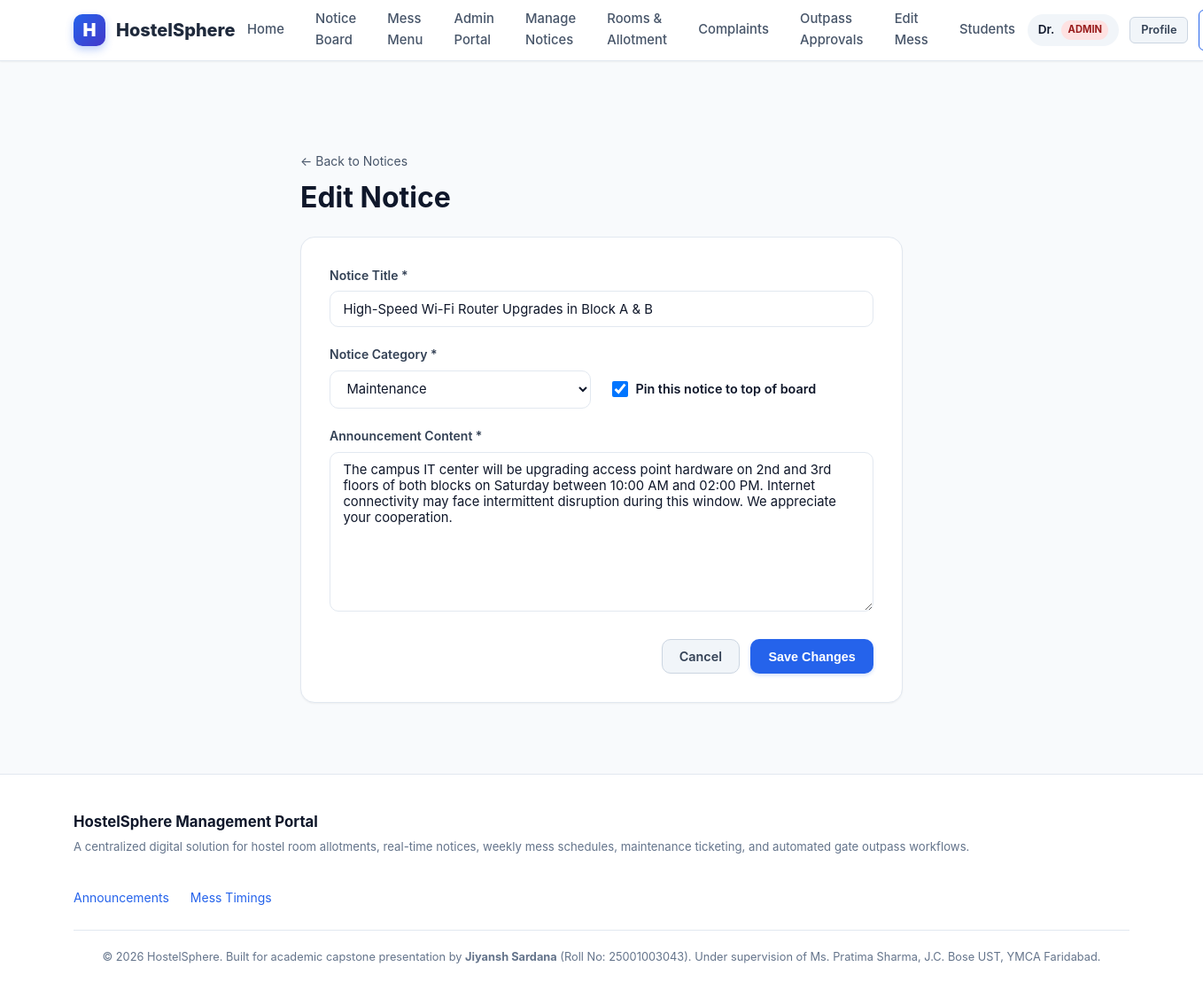
Page /admin/notices/2/edit (signed in) on the committed database.
### tables this page shows
CREATE TABLE users (
    id INTEGER PRIMARY KEY AUTOINCREMENT,
    username TEXT UNIQUE NOT NULL,           -- Roll number for students or 'admin' for warden
    full_name TEXT NOT NULL,
    email TEXT UNIQUE NOT NULL,
    password_hash TEXT NOT NULL,
    role TEXT NOT NULL CHECK(role IN ('student', 'admin')),
    phone TEXT,
    guardian_name TEXT,
    guardian_phone TEXT,
    branch TEXT,                             -- e.g., 'Computer Engineering'
    semester INTEGER,                        -- e.g., 3
    gender TEXT CHECK(gender IN ('Male', 'Female', 'Other')),
    created_at TIMESTAMP DEFAULT CURRENT_TIMESTAMP
);

CREATE TABLE notices (
    id INTEGER PRIMARY KEY AUTOINCREMENT,
    title TEXT NOT NULL,
    content TEXT NOT NULL,
    category TEXT DEFAULT 'General' CHECK(category IN ('Urgent', 'General', 'Mess', 'Event', 'Maintenance', 'Rules')),
    is_pinned INTEGER DEFAULT 0,            -- 1 for pinned at top
    created_by INTEGER NOT NULL,
    created_at TIMESTAMP DEFAULT CURRENT_TIMESTAMP,
    FOREIGN KEY (created_by) REFERENCES users(id) ON DELETE CASCADE
);

### app.py (the view, shortened to what this page needs)
@app.route('/admin/notices/<int:notice_id>/edit', methods=['GET', 'POST'])
@admin_required
def admin_edit_notice(notice_id):
    notice = query_db("SELECT * FROM notices WHERE id = ?", (notice_id,), one=True)
    if not notice:
        abort(404)
    return render_template('admin_notice_form.html', notice=notice)

### app.py (called while the page is built)
@app.context_processor
def inject_globals():
    user = None
    if 'user_id' in session:
        user = query_db("SELECT * FROM users WHERE id = ?", (session['user_id'],), one=True)
    days = ['Monday', 'Tuesday', 'Wednesday', 'Thursday', 'Friday', 'Saturday', 'Sunday']
    today_name = datetime.datetime.now().strftime('%A')
    return {
        'current_user': user,
        'current_year': datetime.datetime.now().year,
        'days_of_week': days,
        'today_name': today_name
    }

def admin_required(f):
    @wraps(f)
    def decorated_function(*args, **kwargs):
        if 'user_id' not in session:
            flash("Administrator login required.", "warning")
            return redirect(url_for('login', next=request.path))
        if session.get('role') != 'admin':
            flash("Access denied: Administrative privileges required.", "danger")
            return redirect(url_for('student_dashboard'))
        return f(*args, **kwargs)
    return decorated_function

### database.py (called while the page is built)
def get_db():
    db = getattr(g, '_database', None)
    if db is None:
        db = g._database = sqlite3.connect(DATABASE)
        db.row_factory = sqlite3.Row
        db.execute("PRAGMA foreign_keys = ON")
    return db

def close_connection(exception):
    db = getattr(g, '_database', None)
    if db is not None:
        db.close()

def query_db(query, args=(), one=False):
    cur = get_db().execute(query, args)
    rv = cur.fetchall()
    cur.close()
    return (rv[0] if rv else None) if one else rv

### templates/admin_notice_form.html (shortened to what this page needs)
{% extends 'base.html' %}
{% block content %}
<div style="max-width: 680px; margin: 1.5rem auto;">
  <div style="margin-bottom: 1.5rem;">
    <a href="{{ url_for('admin_notices') }}" style="color: var(--secondary); font-size: 0.875rem;">&larr; Back to Notices</a>
    <h1 style="margin-top: 0.5rem;">{% if notice %}Edit Notice{% else %}Publish New Announcement{% endif %}</h1>
  </div>
  <div class="card" style="padding: 2rem;">
    <form method="POST">
      <div class="form-group">
        <label class="form-label" for="title">Notice Title *</label>
        <input type="text" id="title" name="title" class="form-control"
               value="{{ notice.title if notice else '' }}" placeholder="e.g. Wi-Fi Maintenance Schedule or Curfew Policy" required autofocus>
      </div>
      <div class="grid grid-cols-2">
        <div class="form-group">
          <label class="form-label" for="category">Notice Category *</label>
          <select id="category" name="category" class="form-select">
            {% for cat in ['General', 'Urgent', 'Mess', 'Event', 'Maintenance', 'Rules'] %}
              <option value="{{ cat }}" {% if notice and notice.category == cat %}selected{% endif %}>{{ cat }}</option>
            {% endfor %}
          </select>
        </div>
        <div class="form-group" style="display: flex; align-items: center; margin-top: 1.75rem;">
          <label style="display: flex; align-items: center; gap: 0.5rem; cursor: pointer; font-weight: 600; font-size: 0.9rem;">
            <input type="checkbox" name="is_pinned" value="1" {% if notice and notice.is_pinned %}checked{% endif %} style="width: 1.15rem; height: 1.15rem;">
            <span>Pin this notice to top of board</span>
          </label>
        </div>
      </div>
      <div class="form-group">
        <label class="form-label" for="content">Announcement Content *</label>
        <textarea id="content" name="content" class="form-control" rows="8"
                  placeholder="Provide full announcement details, timings, guidelines, and instructions..." required style="min-height: 180px;">{{ notice.content if notice else '' }}</textarea>
      </div>
      <div style="display: flex; justify-content: flex-end; gap: 0.75rem; margin-top: 1.5rem;">
        <a href="{{ url_for('admin_notices') }}" class="btn btn-secondary">Cancel</a>
        <button type="submit" class="btn btn-primary">
          {% if notice %}Save Changes{% else %}Publish Notice{% endif %}
        </button>
      </div>
    </form>
  </div>
</div>
{% endblock %}

### templates/base.html (shortened to what this page needs)
<!DOCTYPE html>
<html lang="en">
<head>
  <link rel="stylesheet" href="{{ url_for('static', filename='css/style.css') }}">
</head>
<body>
  <header class="navbar">
    <div class="container">
      <a href="{{ url_for('index') }}" class="brand-link">
        <div class="brand-icon">H</div>
        <span>HostelSphere</span>
      </a>
      <nav>
        <ul class="nav-links">
          <li class="nav-item"><a href="{{ url_for('index') }}">Home</a></li>
          <li class="nav-item"><a href="{{ url_for('notices') }}">Notice Board</a></li>
          <li class="nav-item"><a href="{{ url_for('mess_menu') }}">Mess Menu</a></li>
          {% if current_user %}
            {% if current_user.role == 'student' %}
              <li class="nav-item"><a href="{{ url_for('student_dashboard') }}">My Dashboard</a></li>
              <li class="nav-item"><a href="{{ url_for('student_room') }}">My Room</a></li>
              <li class="nav-item"><a href="{{ url_for('student_complaints') }}">Complaints</a></li>
              <li class="nav-item"><a href="{{ url_for('student_outpass') }}">Outpass</a></li>
            {% elif current_user.role == 'admin' %}
              <li class="nav-item"><a href="{{ url_for('admin_dashboard') }}">Admin Portal</a></li>
              <li class="nav-item"><a href="{{ url_for('admin_notices') }}">Manage Notices</a></li>
              <li class="nav-item"><a href="{{ url_for('admin_rooms') }}">Rooms & Allotment</a></li>
              <li class="nav-item"><a href="{{ url_for('admin_complaints') }}">Complaints</a></li>
              <li class="nav-item"><a href="{{ url_for('admin_outpass') }}">Outpass Approvals</a></li>
              <li class="nav-item"><a href="{{ url_for('admin_mess') }}">Edit Mess</a></li>
              <li class="nav-item"><a href="{{ url_for('admin_students') }}">Students</a></li>
            {% endif %}
          {% endif %}
        </ul>
      </nav>
      <div class="nav-actions">
        {% if current_user %}
          <div class="user-badge">
            <span>{{ current_user.full_name.split(' ')[0] }}</span>
            <span class="role-tag {{ current_user.role }}">{{ current_user.role }}</span>
          </div>
          <a href="{{ url_for('profile') }}" class="btn btn-secondary btn-sm" title="My Profile">Profile</a>
          <a href="{{ url_for('logout') }}" class="btn btn-outline btn-sm">Sign Out</a>
        {% else %}
          <a href="{{ url_for('login') }}" class="btn btn-secondary btn-sm">Sign In</a>
          <a href="{{ url_for('register') }}" class="btn btn-primary btn-sm">Register</a>
        {% endif %}
      </div>
    </div>
  </header>
  <main class="main-content">
    <div class="container">
      {% block content %}{% endblock %}
    </div>
  </main>
  <footer class="footer">
    <div class="container">
      <div class="footer-content">
        <div>
          <strong style="color: var(--text-main); font-size: 1.05rem;">HostelSphere Management Portal</strong>
          <p style="margin-top: 0.25rem; font-size: 0.825rem;">
            A centralized digital solution for hostel room allotments, real-time notices, weekly mess schedules, maintenance ticketing, and automated gate outpass workflows.
          </p>
        </div>
        <ul class="footer-links">
          <li><a href="{{ url_for('notices') }}">Announcements</a></li>
          <li><a href="{{ url_for('mess_menu') }}">Mess Timings</a></li>
        </ul>
      </div>
      <div class="footer-credits">
        <p>
          &copy; {{ current_year }} HostelSphere. Built for academic capstone presentation by <strong>Jiyansh Sardana</strong> (Roll No: 25001003043).
          Under supervision of Ms. Pratima Sharma, J.C. Bose UST, YMCA Faridabad.
        </p>
      </div>
    </div>
  </footer>
</body>
</html>

### rows in the picture
users: full_name "Dr.", role "ADMIN"
notices: title "High-Speed Wi-Fi Router Upgrades in Block A & B", category "Maintenance", is_pinned "☑", content "The campus IT center will be upgrading access point hardware on 2nd and 3rd floors of both blocks on Saturday between 10:00 AM and 02:00 PM. Internet connectivity may face intermittent disruption during this window. We appreciate your cooperation."
